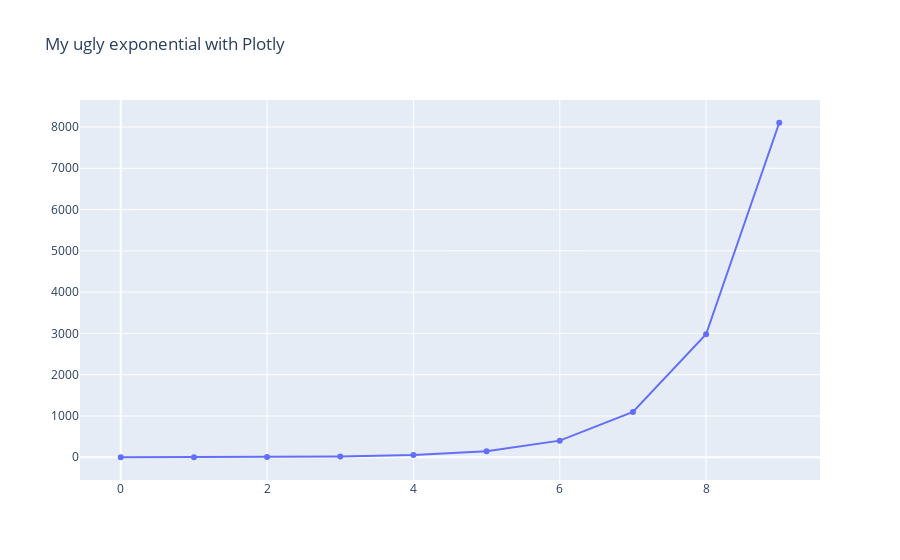

Notebook code for this chart:
### Code cell
import plotly.graph_objects as go

x = np.arange(10)
y = np.exp(x)

figure = go.FigureWidget()
figure.add_scatter(x=x, y=y);
figure.layout.title = 'My ugly exponential with Plotly'

figure.show()

### Figure 1 — Plotly figure (JSON) as saved in the notebook; plotly's stock layout.template omitted (floating-point values rounded to 4 significant figures)
{"data": [{"type": "scatter", "uid": "334d6c58-3076-46ae-937f-121d63f379db", "x": [0, 1, 2, 3, 4, 5, 6, 7, 8, 9], "y": [1, 2.718, 7.389, 20.09, 54.6, 148.4, 403.4, 1097.0, 2981.0, 8103.0]}], "layout": {"title": {"text": "My ugly exponential with Plotly"}}}
